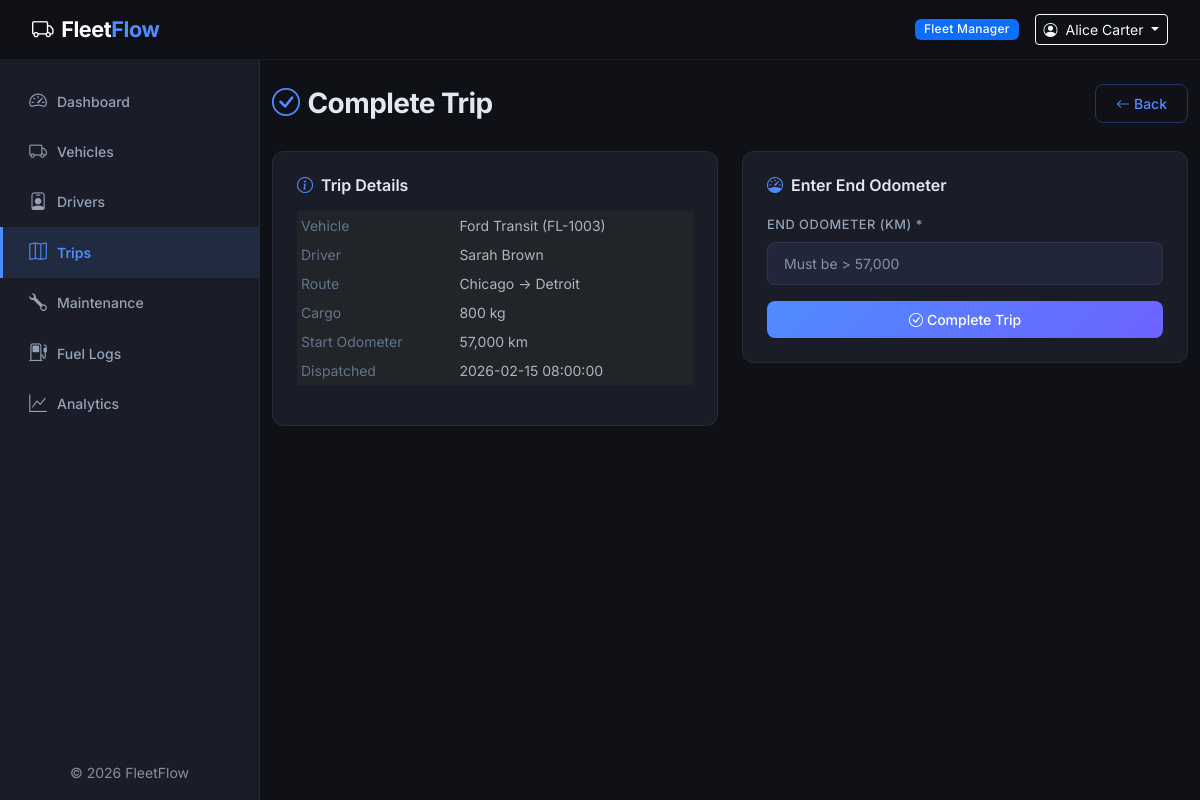
The app's page /trips/complete.php?id=1 (signed in) with its own data.
### tables this page shows
CREATE TABLE trips (
    id INT AUTO_INCREMENT PRIMARY KEY,
    vehicle_id INT NOT NULL,
    driver_id INT NOT NULL,
    cargo_description VARCHAR(255) DEFAULT NULL,
    cargo_weight DECIMAL(10,2) NOT NULL DEFAULT 0,
    origin VARCHAR(100) NOT NULL,
    destination VARCHAR(100) NOT NULL,
    start_odometer DECIMAL(12,2) DEFAULT NULL,
    end_odometer DECIMAL(12,2) DEFAULT NULL,
    distance DECIMAL(12,2) DEFAULT NULL,
    status ENUM('Draft','Dispatched','Completed','Cancelled') NOT NULL DEFAULT 'Draft',
    dispatched_at DATETIME DEFAULT NULL,
    completed_at DATETIME DEFAULT NULL,
    created_at TIMESTAMP DEFAULT CURRENT_TIMESTAMP,
    updated_at TIMESTAMP DEFAULT CURRENT_TIMESTAMP ON UPDATE CURRENT_TIMESTAMP,
    FOREIGN KEY (vehicle_id) REFERENCES vehicles(id) ON DELETE RESTRICT,
    FOREIGN KEY (driver_id) REFERENCES drivers(id) ON DELETE RESTRICT,
    INDEX idx_trip_status (status),
    INDEX idx_trip_vehicle (vehicle_id),
    INDEX idx_trip_driver (driver_id)
);

CREATE TABLE vehicles (
    id INT AUTO_INCREMENT PRIMARY KEY,
    vehicle_name VARCHAR(100) NOT NULL,
    license_plate VARCHAR(20) NOT NULL UNIQUE,
    vehicle_type ENUM('Truck','Van','Sedan','SUV','Bus') NOT NULL DEFAULT 'Truck',
    max_load_capacity DECIMAL(10,2) NOT NULL DEFAULT 0,
    odometer DECIMAL(12,2) NOT NULL DEFAULT 0,
    acquisition_cost DECIMAL(12,2) NOT NULL DEFAULT 0,
    region VARCHAR(50) DEFAULT 'Default',
    status ENUM('Available','On Trip','In Shop','Retired') NOT NULL DEFAULT 'Available',
    created_at TIMESTAMP DEFAULT CURRENT_TIMESTAMP,
    updated_at TIMESTAMP DEFAULT CURRENT_TIMESTAMP ON UPDATE CURRENT_TIMESTAMP
);

CREATE TABLE drivers (
    id INT AUTO_INCREMENT PRIMARY KEY,
    full_name VARCHAR(100) NOT NULL,
    license_category ENUM('A','B','C','D','E') NOT NULL DEFAULT 'B',
    license_expiry DATE NOT NULL,
    safety_score DECIMAL(4,1) NOT NULL DEFAULT 100.0,
    phone VARCHAR(20) DEFAULT NULL,
    status ENUM('Off Duty','On Duty','Suspended') NOT NULL DEFAULT 'Off Duty',
    created_at TIMESTAMP DEFAULT CURRENT_TIMESTAMP,
    updated_at TIMESTAMP DEFAULT CURRENT_TIMESTAMP ON UPDATE CURRENT_TIMESTAMP
);

### config/helpers.php (called while the page is built, shortened)
<?php
function sanitize(string $input): string {
    return htmlspecialchars(trim($input), ENT_QUOTES, 'UTF-8');
}
function baseUrl(): string {
    return '/feetflow';
}

### trips/complete.php (the view, shortened to what this page needs)
<?php
require_once __DIR__ . '/../config/helpers.php';
$db = getDB();
$id = intval($_GET['id'] ?? 0);
$stmt = $db->prepare("
    SELECT t.*, v.vehicle_name, v.license_plate, v.odometer as current_odometer, d.full_name as driver_name
    FROM trips t
    JOIN vehicles v ON t.vehicle_id = v.id
    JOIN drivers d ON t.driver_id = d.id
    WHERE t.id = :id AND t.status = 'Dispatched'
");
$stmt->execute([':id' => $id]);
$trip = $stmt->fetch();
require_once __DIR__ . '/../includes/header.php';
require_once __DIR__ . '/../includes/sidebar.php';
?>
<div class="page-header">
    <h1><i class="bi bi-check-circle"></i>Complete Trip</h1>
    <a href="<?= baseUrl() ?>/trips/" class="btn btn-ff-outline"><i class="bi bi-arrow-left me-1"></i>Back</a>
</div>
<div class="row g-4">
    <div class="col-md-6">
        <div class="ff-card">
            <div class="card-body">
                <h6 class="fw-semibold mb-3"><i class="bi bi-info-circle me-2 text-accent"></i>Trip Details</h6>
                <table class="table table-sm table-borderless" style="font-size:0.875rem">
                    <tr><td class="text-muted-light" style="width:40%">Vehicle</td><td><?= sanitize($trip['vehicle_name']) ?> (<?= sanitize($trip['license_plate']) ?>)</td></tr>
                    <tr><td class="text-muted-light">Driver</td><td><?= sanitize($trip['driver_name']) ?></td></tr>
                    <tr><td class="text-muted-light">Route</td><td><?= sanitize($trip['origin']) ?> → <?= sanitize($trip['destination']) ?></td></tr>
                    <tr><td class="text-muted-light">Cargo</td><td><?= number_format($trip['cargo_weight']) ?> kg</td></tr>
                    <tr><td class="text-muted-light">Start Odometer</td><td><?= number_format($trip['start_odometer'] ?: $trip['current_odometer']) ?> km</td></tr>
                    <tr><td class="text-muted-light">Dispatched</td><td><?= $trip['dispatched_at'] ?></td></tr>
                </table>
            </div>
        </div>
    </div>
    <div class="col-md-6">
        <div class="ff-card">
            <div class="card-body">
                <h6 class="fw-semibold mb-3"><i class="bi bi-speedometer me-2 text-accent"></i>Enter End Odometer</h6>
                <form method="POST" class="ff-form">
                    <div class="mb-3">
                        <label class="form-label">End Odometer (km) *</label>
                        <input type="number" step="0.01" class="form-control" name="end_odometer" required
                               min="<?= $trip['start_odometer'] ?: $trip['current_odometer'] ?>"
                               placeholder="Must be > <?= number_format($trip['start_odometer'] ?: $trip['current_odometer']) ?>">
                    </div>
                    <button type="submit" class="btn btn-ff w-100"><i class="bi bi-check-circle me-1"></i>Complete Trip</button>
                </form>
            </div>
        </div>
    </div>
</div>
<?php require_once __DIR__ . '/../includes/footer.php'; ?>

### assets/css/style.css (style rules this page uses)
:root { --ff-bg: #0f1117; --ff-surface: #1a1d27; --ff-surface-elevated: #22263a; --ff-border: rgba(255, 255, 255, 0.06); --ff-accent: #4f8cff; --ff-accent-glow: rgba(79, 140, 255, 0.25); --ff-gradient: linear-gradient(135deg, #4f8cff 0%, #6c63ff 100%); --ff-green: #34d399; --ff-yellow: #fbbf24; --ff-red: #f87171; --ff-sidebar-width: 260px; --ff-navbar-height: 60px; --ff-radius: 12px; --ff-font: 'Inter', -apple-system, BlinkMacSystemFont, sans-serif; --ff-transition: all 0.3s cubic-bezier(0.4, 0, 0.2, 1); }
* { margin: 0; padding: 0; box-sizing: border-box; }
body { font-family: var(--ff-font); background: var(--ff-bg); color: #e2e8f0; overflow-x: hidden; min-height: 100vh; }
.text-accent { color: var(--ff-accent); }
.ff-card { background: var(--ff-surface); border: 1px solid var(--ff-border); border-radius: var(--ff-radius); transition: var(--ff-transition); overflow: hidden; }
.ff-card .card-body { padding: 1.5rem; }
.btn-ff { background: var(--ff-gradient); color: #fff; border: none; border-radius: 8px; padding: 0.5rem 1.25rem; font-weight: 500; font-size: 0.875rem; transition: var(--ff-transition); }
.btn-ff-outline { background: transparent; color: var(--ff-accent); border: 1px solid rgba(79, 140, 255, 0.3); border-radius: 8px; padding: 0.5rem 1.25rem; font-weight: 500; font-size: 0.875rem; transition: var(--ff-transition); }
.ff-form .form-control, .ff-form .form-select { background: var(--ff-surface-elevated); border: 1px solid var(--ff-border); color: #e2e8f0; border-radius: 8px; padding: 0.625rem 1rem; font-size: 0.875rem; transition: var(--ff-transition); }
.ff-form .form-label { font-size: 0.8rem; font-weight: 500; color: #94a3b8; text-transform: uppercase; letter-spacing: 0.04em; margin-bottom: 0.5rem; }
.page-header { display: flex; justify-content: space-between; align-items: center; margin-bottom: 1.75rem; flex-wrap: wrap; gap: 1rem; }
.page-header h1 { font-size: 1.75rem; font-weight: 700; letter-spacing: -0.02em; margin: 0; }
.page-header h1 i { color: var(--ff-accent); margin-right: 0.5rem; }
.text-muted-light { color: #64748b !important; }

### records on screen
trips: vehicle.vehicle_name "Ford Transit", vehicle.license_plate "FL-1003", driver.full_name "Sarah Brown", origin "Chicago", destination "Detroit", cargo_weight "800", start_odometer "57,000", dispatched_at "2026-02-15 08:00:00", end_odometer "Must be > 57,000"

### other values on screen
currentRole() "Fleet Manager"
currentUserName() "Alice Carter"
$item['label'] "Dashboard"
$item['label'] "Vehicles"
$item['label'] "Drivers"
$item['label'] "Trips"
$item['label'] "Maintenance"
$item['label'] "Fuel Logs"
$item['label'] "Analytics"
